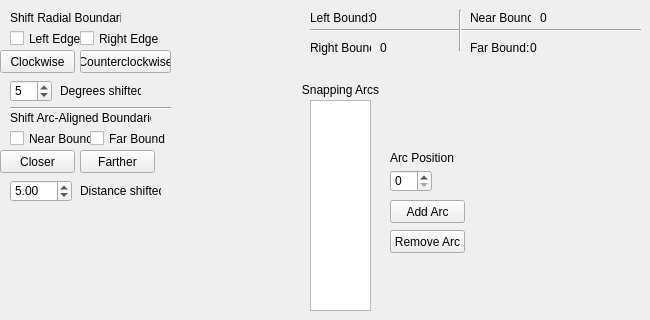
    <widget class="QWidget" name="tab">
     <attribute name="title">
      <string>Wedges</string>
     </attribute>
     <widget class="QCheckBox" name="LeftArcCheckbox">
      <property name="geometry">
       <rect>
        <x>10</x>
        <y>30</y>
        <width>82</width>
        <height>17</height>
       </rect>
      </property>
      <property name="text">
       <string>Left Edge</string>
      </property>
     </widget>
     <widget class="QCheckBox" name="RightArcCheckbox">
      <property name="geometry">
       <rect>
        <x>80</x>
        <y>30</y>
        <width>82</width>
        <height>17</height>
       </rect>
      </property>
      <property name="text">
       <string>Right Edge</string>
      </property>
     </widget>
     <widget class="QLabel" name="label_2">
      <property name="geometry">
       <rect>
        <x>10</x>
        <y>10</y>
        <width>111</width>
        <height>16</height>
       </rect>
      </property>
      <property name="text">
       <string>Shift Radial Boundaries</string>
      </property>
     </widget>
     <widget class="QSpinBox" name="spinBox_2">
      <property name="geometry">
       <rect>
        <x>10</x>
        <y>80</y>
        <width>42</width>
        <height>22</height>
       </rect>
      </property>
      <property name="maximum">
       <number>360</number>
      </property>
      <property name="value">
       <number>5</number>
      </property>
     </widget>
     <widget class="QPushButton" name="pushButton">
      <property name="geometry">
       <rect>
        <x>0</x>
        <y>50</y>
        <width>75</width>
        <height>23</height>
       </rect>
      </property>
      <property name="text">
       <string>Clockwise</string>
      </property>
     </widget>
     <widget class="QPushButton" name="pushButton_2">
      <property name="geometry">
       <rect>
        <x>80</x>
        <y>50</y>
        <width>91</width>
        <height>23</height>
       </rect>
      </property>
      <property name="text">
       <string>Counterclockwise</string>
      </property>
     </widget>
     <widget class="QLabel" name="label_3">
      <property name="geometry">
       <rect>
        <x>60</x>
        <y>80</y>
        <width>81</width>
        <height>21</height>
       </rect>
      </property>
      <property name="text">
       <string>Degrees shifted</string>
      </property>
     </widget>
     <widget class="Line" name="line">
      <property name="geometry">
       <rect>
        <x>10</x>
        <y>100</y>
        <width>161</width>
        <height>16</height>
       </rect>
      </property>
      <property name="orientation">
       <enum>Qt::Horizontal</enum>
      </property>
     </widget>
     <widget class="QLabel" name="label_4">
      <property name="geometry">
       <rect>
        <x>10</x>
        <y>110</y>
        <width>141</width>
        <height>16</height>
       </rect>
      </property>
      <property name="text">
       <string>Shift Arc-Aligned Boundaries</string>
      </property>
     </widget>
     <widget class="QCheckBox" name="checkBox_6">
      <property name="geometry">
       <rect>
        <x>10</x>
        <y>130</y>
        <width>82</width>
        <height>17</height>
       </rect>
      </property>
      <property name="text">
       <string>Near Bound</string>
      </property>
     </widget>
     <widget class="QCheckBox" name="checkBox_7">
      <property name="geometry">
       <rect>
        <x>90</x>
        <y>130</y>
        <width>82</width>
        <height>17</height>
       </rect>
      </property>
      <property name="text">
       <string>Far Bound</string>
      </property>
     </widget>
     <widget class="QPushButton" name="pushButton_3">
      <property name="geometry">
       <rect>
        <x>0</x>
        <y>150</y>
        <width>75</width>
        <height>23</height>
       </rect>
      </property>
      <property name="text">
       <string>Closer</string>
      </property>
     </widget>
     <widget class="QPushButton" name="pushButton_4">
      <property name="geometry">
       <rect>
        <x>80</x>
        <y>150</y>
        <width>75</width>
        <height>23</height>
       </rect>
      </property>
      <property name="text">
       <string>Farther</string>
      </property>
     </widget>
     <widget class="QLabel" name="label_5">
      <property name="geometry">
       <rect>
        <x>80</x>
        <y>180</y>
        <width>81</width>
        <height>21</height>
       </rect>
      </property>
      <property name="text">
       <string>Distance shifted</string>
      </property>
     </widget>
     <widget class="QDoubleSpinBox" name="doubleSpinBox">
      <property name="geometry">
       <rect>
        <x>10</x>
        <y>180</y>
        <width>62</width>
        <height>22</height>
       </rect>
      </property>
      <property name="value">
       <double>5.000000000000000</double>
      </property>
     </widget>
     <widget class="QLabel" name="label_6">
      <property name="geometry">
       <rect>
        <x>310</x>
        <y>10</y>
        <width>61</width>
        <height>16</height>
       </rect>
      </property>
      <property name="text">
       <string>Left Bound:</string>
      </property>
     </widget>
     <widget class="QLabel" name="label_7">
      <property name="geometry">
       <rect>
        <x>310</x>
        <y>40</y>
        <width>61</width>
        <height>16</height>
       </rect>
      </property>
      <property name="text">
       <string>Right Bound:</string>
      </property>
     </widget>
     <widget class="QLabel" name="label_8">
      <property name="geometry">
       <rect>
        <x>470</x>
        <y>10</y>
        <width>61</width>
        <height>16</height>
       </rect>
      </property>
      <property name="text">
       <string>Near Bound:</string>
      </property>
     </widget>
     <widget class="QLabel" name="label_9">
      <property name="geometry">
       <rect>
        <x>470</x>
        <y>40</y>
        <width>61</width>
        <height>16</height>
       </rect>
      </property>
      <property name="text">
       <string>Far Bound:</string>
      </property>
     </widget>
     <widget class="Line" name="line_2">
      <property name="geometry">
       <rect>
        <x>310</x>
        <y>20</y>
        <width>331</width>
        <height>21</height>
       </rect>
      </property>
      <property name="orientation">
       <enum>Qt::Horizontal</enum>
      </property>
     </widget>
     <widget class="Line" name="line_3">
      <property name="geometry">
       <rect>
        <x>450</x>
        <y>10</y>
        <width>20</width>
        <height>41</height>
       </rect>
      </property>
      <property name="orientation">
       <enum>Qt::Vertical</enum>
      </property>
     </widget>
     <widget class="QLabel" name="label_10">
      <property name="geometry">
       <rect>
        <x>370</x>
        <y>10</y>
        <width>46</width>
        <height>16</height>
       </rect>
      </property>
      <property name="text">
       <string>0</string>
      </property>
     </widget>
     <widget class="QLabel" name="label_11">
      <property name="geometry">
       <rect>
        <x>380</x>
        <y>40</y>
        <width>46</width>
        <height>16</height>
       </rect>
      </property>
      <property name="text">
       <string>0</string>
      </property>
     </widget>
     <widget class="QLabel" name="label_12">
      <property name="geometry">
       <rect>
        <x>540</x>
        <y>10</y>
        <width>46</width>
        <height>16</height>
       </rect>
      </property>
      <property name="text">
       <string>0</string>
      </property>
     </widget>
     <widget class="QLabel" name="label_13">
      <property name="geometry">
       <rect>
        <x>530</x>
        <y>40</y>
        <width>46</width>
        <height>16</height>
       </rect>
      </property>
      <property name="text">
       <string>0</string>
      </property>
     </widget>
     <widget class="qList" name="listWidget">
      <property name="geometry">
       <rect>
        <x>310</x>
        <y>100</y>
        <width>61</width>
        <height>211</height>
       </rect>
      </property>
     </widget>
     <widget class="QLabel" name="label_14">
      <property name="geometry">
       <rect>
        <x>300</x>
        <y>80</y>
        <width>81</width>
        <height>20</height>
       </rect>
      </property>
      <property name="text">
       <string>Snapping Arcs</string>
      </property>
      <property name="alignment">
       <set>Qt::AlignCenter</set>
      </property>
     </widget>
     <widget class="QSpinBox" name="spinBox_3">
      <property name="geometry">
       <rect>
        <x>390</x>
        <y>170</y>
        <width>42</width>
        <height>22</height>
       </rect>
      </property>
     </widget>
     <widget class="QLabel" name="label_15">
      <property name="geometry">
       <rect>
        <x>390</x>
        <y>150</y>
        <width>71</width>
        <height>16</height>
       </rect>
      </property>
      <property name="text">
       <string>Arc Position</string>
      </property>
     </widget>
     <widget class="QPushButton" name="pushButton_6">
      <property name="geometry">
       <rect>
        <x>390</x>
        <y>200</y>
        <width>75</width>
        <height>23</height>
       </rect>
      </property>
      <property name="text">
       <string>Add Arc</string>
      </property>
     </widget>
     <widget class="QPushButton" name="pushButton_7">
      <property name="geometry">
       <rect>
        <x>390</x>
        <y>230</y>
        <width>75</width>
        <height>23</height>
       </rect>
      </property>
      <property name="text">
       <string>Remove Arc</string>
      </property>
     </widget>
    </widget>
